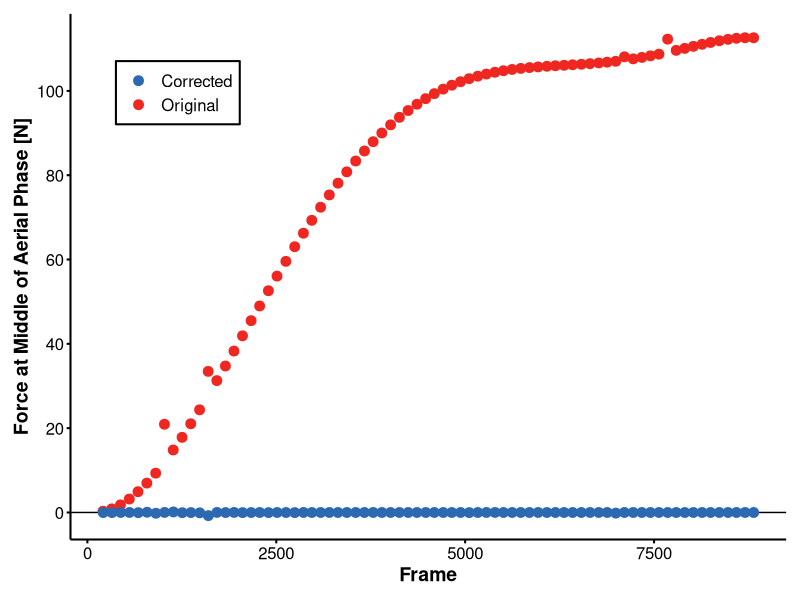

Recreate this plot in R. (Note: this script raises an error after producing the figure.)
library(ggplot2)
library(ggthemes)
library(viridis)


data.aerial = read.csv('aerial_plots_data.csv') #exported from sample.py [aerial_means_d]
head(data.aerial)

ggplot(data = data.aerial) +
  geom_abline(intercept = 0, slope = 0, alpha = 1, color = 'black')+
  geom_point((aes(y = aerial_val, x = aerial_loc, color = signal)), size = 3, alpha = 1)+
  scale_y_continuous('Force at Middle of Aerial Phase [N]', breaks = seq(-100,100,20))+
  scale_x_continuous('Frame')+
  scale_color_tableau(label = c('Corrected','Original'),palette = 'Classic Blue-Red 6')+
  theme_classic()+
  theme(axis.line = element_line(size =.7, color = 'black'),
        axis.ticks = element_line(size = .7, color = 'black'),
        axis.text = element_text(size = 12, color = 'black'),
        axis.title = element_text(size = 14, face = 'bold', color = 'black'),
        legend.position = c(.15,.85),
        legend.text = element_text(size = 12, color = 'black'),
        legend.title = element_blank(),
        legend.key.width = unit(.3, 'in'),
        legend.background = element_rect(fill = alpha('white',0.8), size = .7, linetype = 'solid', color = 'black'),
        plot.margin = unit(c(10,10,10,10),'points'))

# ggsave('steps.png',height = 4, width = 8, units = 'in')


data.ex = read.csv('joss_example.csv') #exported from sample.py [force_fd] and [GRF_filt]


head(data.ex)

ggplot(data = data.ex) +
  geom_abline(intercept = 0, slope = 0, lwd = 1, alpha = 1)+
  geom_line((aes(x = time, y = wrong)), alpha = 1, lwd = 1)+
  geom_line((aes(x = time, y = right)), alpha = 1, lwd = 1, color = 'red')+
  scale_color_tableau(label = c('Corrected','Original'),palette = 'Classic 10')+
  scale_y_continuous('Vertical Ground Reaction Force [N]', breaks = seq(0,2000,300))+
  scale_x_continuous('Time [s]', breaks = seq(5,6,.2))+
  theme_classic()+
  theme(axis.line = element_line(size =1, color = 'black'),
        axis.ticks = element_line(size = 1, color = 'black'),
        axis.text = element_text(size = 12, color = 'black'),
        axis.title = element_text(size = 14, face = 'bold', color = 'black'),
        legend.position = c(.85,.9),
        legend.text = element_text(size = 12, face = 'bold', color = 'black'),
        legend.title = element_blank(),
        legend.key.width = unit(.3, 'in'),
        legend.background = element_rect(fill = alpha('white',0.8), size = 1, linetype = 'solid', color = 'black'),
        plot.margin = unit(c(10,10,10,10),'points'))

# ggsave('example.eps',height = 8, width = 8, units = 'in')
